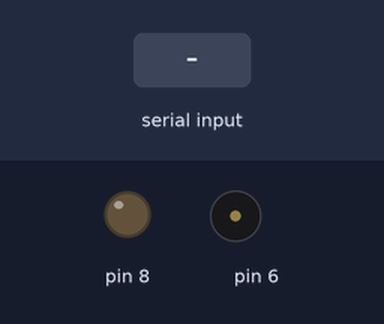
This sketch was run on a simulated Arduino Uno, built with avr-gcc and run on an emulated ATmega328P. Shown: output pins drawn as LEDs (lit = HIGH), buzzer (waves = sounding). The test bench sets the inputs (shaded band).

Above: at 1.2 s.
1.3 s: "a" received over Serial
At 2.1 s:
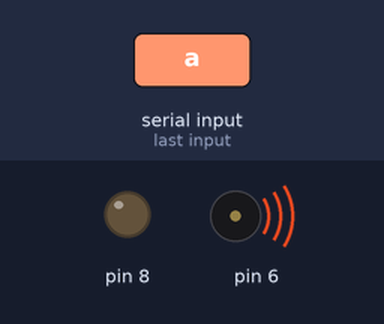
Timing chart, 0 to 4.3 s (numbered marks = the images above; inputs shaded):
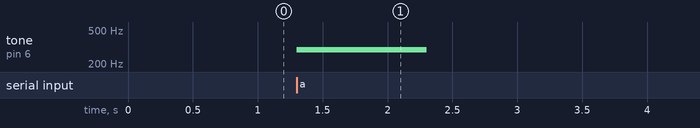

The sketch:

Project_sr.ino
```cpp
int c = 0;

void setup()
{
  Serial.begin(9600);  //比特率设置为一致方可通信
  pinMode(8, OUTPUT);
}


void loop(){
 if(Serial.available());
  c = Serial.read();

  if (c == 97)  //a的ASCII码值为97
  {
    tone(6, 294,1000);//df6

  }
  if (c == 98)//b的ASCII码值为98
  {
    tone(6, 349,1000);//f1

  }
  if (c == 99)//c的ASCII码值为99
  {
    tone(6, 393,1000);//f2

  }
    if (c == 100)//d的ASCII码值为100
  {
    tone(6, 438,1000);//f3

  }
 if (c == 101)//e的ASCII码值为101
  {
    tone(6, 516,1000);//f5

  }
   if (c == 102)//f的ASCII码值为102
  {
    tone(6, 587,1000);//f6

  }
  if (c == 103)//g的ASCII码值为103
  {
    tone(6, 700,1000);

  }
   if (c == 104)//h的ASCII码值为104
  {
    tone(6, 786,1000);

  }
   if (c == 105)//i的ASCII码值为105
  {
    tone(6, 882,1000);

  }
  if (c == 106)//j的ASCII码值为106
  {
    tone(6,262 ,1000);

  }


}
```

Measured:
- after the input at 1.3 s, tone on pin 6: silent → 294 Hz at once, → silent 1.0 s later
